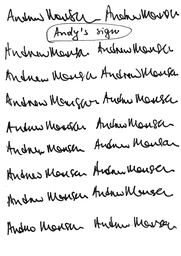
#> input picture SignatureRecognition/signatures/andysign.png, 181 x 256 px, shrunk from 895 x 1266 before the run
$ python signatures.py   (older library calls are emulated)
#> lines starting #> are read from the running program, lines starting #| are printed output that depends on the picture
import numpy as np
from scipy.misc import imread,imsave
import matplotlib.cm as cm
#%matplotlib inline
import matplotlib.pyplot as plt


plt.rcParams['axes.labelsize'] = 14

andysign = imread('./signatures/andysign.png',1)
#> andysign: shape (256, 181) float32; min 0, max 255, mean 231.3

(w,h) = andysign.shape
#> w = 256; h = 181


sobelx = np.array([[-1, 0, 1],
                   [-2, 0, 2],
                   [-1, 0, 1]])
sobely = np.array([[-1, -2, -1],
                   [0, 0, 0],
                   [1, 2, 1]])
convolutedx = np.empty_like(andysign)
convolutedy = np.empty_like(andysign)
convolutedhat = np.empty_like(andysign)
convoluted = np.empty_like(andysign)


#slow unoptimzed code
for x in range(1,w-1):
    for y in range(2,h-1):
        convolutedx[x,y] = sobelx[0,0]* andysign[x-1,y-1] + sobelx[0,1]* andysign[x-1,y] + sobelx[0,2]* andysign[x-1,y+1] + sobelx[1,0]* andysign[x,y-1] + sobelx[1,1]* andysign[x,y] + sobelx[1,2]* andysign[x,y+1] + sobelx[2,0]* andysign[x+1,y-1] + sobelx[2,1]* andysign[x+1,y]+ sobelx[2,2]* andysign[x+1,y+1]
        convolutedy[x,y] = sobely[0,0]* andysign[x-1,y-1] + sobely[0,1]* andysign[x-1,y] + sobely[0,2]* andysign[x-1,y+1] + sobely[1,0]* andysign[x,y-1] + sobely[1,1]* andysign[x,y] + sobely[1,2]* andysign[x,y+1] + sobely[2,0]* andysign[x+1,y-1] + sobely[2,1]* andysign[x+1,y]+ sobely[2,2]* andysign[x+1,y+1]


#fix the overflows
convolutedx[convolutedx>255]=255
#> convolutedx: shape (256, 181) float32; 0.01% of the values are NaN or infinite; the others: min -1.7e+38, max 255, mean -inf
convolutedx[convolutedx<0]=0
convolutedy[convolutedy>255]=255
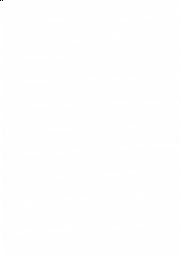
#> convolutedy: shape (256, 181) float32; min -9.58e+11, max 255, mean -41365808; drawn with min black and max white
convolutedy[convolutedy<0]=0

#combine
convolutedhat = convolutedx + convolutedy
convoluted = np.sqrt(np.power(convolutedx,2)+np.power(convolutedy,2))


#fix the overflows
convolutedhat[convolutedhat>255]=255
#> convolutedhat: shape (256, 181) float32; 0.01% of the values are NaN or infinite; the others: min 0, max 255, mean 53.89
convolutedhat[convolutedhat<0]=0

#fix the overflows
convoluted[convoluted>255]=255
#> convoluted: shape (256, 181) float32; 0.01% of the values are NaN or infinite; the others: min 0, max 255, mean 53.21
convoluted[convoluted<0]=0

#show the image
plt.subplot(131).set_axis_off()
plt.imshow(andysign, cmap=plt.cm.gray)
plt.title('Input image')

#show the result
plt.subplot(132).set_axis_off()
plt.imshow(convolutedhat, cmap=plt.cm.gray)
plt.title('using ehat')
plt.show()

plt.rcParams['axes.labelsize'] = 14

andyssign1 = imread('./signatures/andyssign1.png', 1)
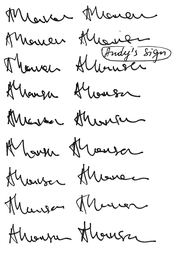
#> input picture SignatureRecognition/signatures/andyssign1.png, 181 x 256 px, shrunk from 895 x 1266 before the run
#> andyssign1: shape (256, 181) float32; min 0, max 255, mean 237.1


(w, h) = andyssign1.shape


sobelx = np.array([[-1, 0, 1],
                   [-2, 0, 2],
                   [-1, 0, 1]])
sobely = np.array([[-1, -2, -1],
                   [0, 0, 0],
                   [1, 2, 1]])
convolutedx = np.empty_like(andyssign1)
convolutedy = np.empty_like(andyssign1)
convolutedhat = np.empty_like(andyssign1)
convoluted = np.empty_like(andyssign1)


# slow unoptimzed code
for x in range(1, w - 1):
    for y in range(2, h - 1):

        convolutedx[x, y] = sobelx[0, 0] * andyssign1[x - 1, y - 1] + sobelx[0, 1] * andyssign1[x - 1, y] + sobelx[
            0, 2] * andyssign1[x - 1, y + 1] + sobelx[1, 0] * andyssign1[x, y - 1] + sobelx[1, 1] * andyssign1[x, y] + \
                            sobelx[1, 2] * andyssign1[x, y + 1] + sobelx[2, 0] * andyssign1[x + 1, y - 1] + sobelx[
                                2, 1] * andyssign1[x + 1, y] + sobelx[2, 2] * andyssign1[x + 1, y + 1]
        convolutedy[x, y] = sobely[0, 0] * andyssign1[x - 1, y - 1] + sobely[0, 1] * andyssign1[x - 1, y] + sobely[
            0, 2] * andyssign1[x - 1, y + 1] + sobely[1, 0] * andyssign1[x, y - 1] + sobely[1, 1] * andyssign1[x, y] + \
                            sobely[1, 2] * andyssign1[x, y + 1] + sobely[2, 0] * andyssign1[x + 1, y - 1] + sobely[
                                2, 1] * andyssign1[x + 1, y] + sobely[2, 2] * andyssign1[x + 1, y + 1]


# fix the overflows
convolutedx[convolutedx > 255] = 255
#> convolutedx: shape (256, 181) float32; 0% of the values are NaN or infinite; the others: min -1.72e+38, max 255, mean -inf
convolutedx[convolutedx < 0] = 0
convolutedy[convolutedy > 255] = 255
convolutedy[convolutedy < 0] = 0

# combine
convolutedhat = convolutedx + convolutedy
convoluted = np.sqrt(np.power(convolutedx, 2) + np.power(convolutedy, 2))

# fix the overflows
convolutedhat[convolutedhat > 255] = 255
#> convolutedhat: shape (256, 181) float32; 0.01% of the values are NaN or infinite; the others: min 0, max 255, mean 43.62
convolutedhat[convolutedhat < 0] = 0

# fix the overflows
convoluted[convoluted > 255] = 255
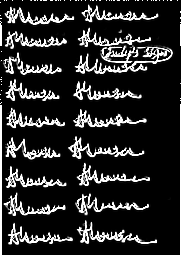
#> convoluted: shape (256, 181) float32; 0.01% of the values are NaN or infinite; the others: min 0, max 255, mean 43.05; drawn with min black, max white, NaN and infinite black
convoluted[convoluted < 0] = 0

# show the image
plt.subplot(131).set_axis_off()
plt.imshow(andysign, cmap=plt.cm.gray)
plt.title('Input image')

# show the result
plt.subplot(132).set_axis_off()
plt.imshow(convolutedhat, cmap=plt.cm.gray)
plt.title('using ehat')
plt.show()


plt.rcParams['axes.labelsize'] = 14
asign = imread('./signatures/asign.png', 1)
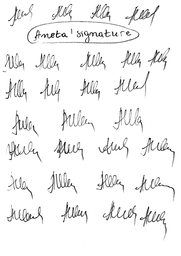
#> input picture SignatureRecognition/signatures/asign.png, 181 x 256 px, shrunk from 895 x 1266 before the run
#> asign: shape (256, 181) float32; min 8, max 255, mean 242.7

(w, h) = asign.shape

sobelx = np.array([[-1, 0, 1],
                   [-2, 0, 2],
                   [-1, 0, 1]])
sobely = np.array([[-1, -2, -1],
                   [0, 0, 0],
                   [1, 2, 1]])
convolutedx = np.empty_like(asign)
convolutedy = np.empty_like(asign)
convolutedhat = np.empty_like(asign)
convoluted = np.empty_like(asign)


# slow unoptimzed code
for x in range(1, w - 1):
    for y in range(2, h - 1):

        convolutedx[x, y] = sobelx[0, 0] * asign[x - 1, y - 1] + sobelx[0, 1] * asign[x - 1, y] + sobelx[
            0, 2] * asign[x - 1, y + 1] + sobelx[1, 0] * asign[x, y - 1] + sobelx[1, 1] * asign[x, y] + \
                            sobelx[1, 2] * asign[x, y + 1] + sobelx[2, 0] * asign[x + 1, y - 1] + sobelx[
                                2, 1] * asign[x + 1, y] + sobelx[2, 2] * asign[x + 1, y + 1]
        convolutedy[x, y] = sobely[0, 0] * asign[x - 1, y - 1] + sobely[0, 1] * asign[x - 1, y] + sobely[
            0, 2] * asign[x - 1, y + 1] + sobely[1, 0] * asign[x, y - 1] + sobely[1, 1] * asign[x, y] + \
                            sobely[1, 2] * asign[x, y + 1] + sobely[2, 0] * asign[x + 1, y - 1] + sobely[
                                2, 1] * asign[x + 1, y] + sobely[2, 2] * asign[x + 1, y + 1]
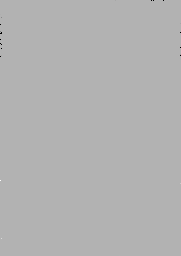
#> convolutedx: shape (256, 181) float32; 0.02% of the values are NaN or infinite; the others: min -1.71e+38, max 7.38e+37, mean -inf; drawn with min black, max white, NaN and infinite black

# fix the overflows
convolutedx[convolutedx > 255] = 255
convolutedx[convolutedx < 0] = 0
convolutedy[convolutedy > 255] = 255
convolutedy[convolutedy < 0] = 0

# combine
convolutedhat = convolutedx + convolutedy
convoluted = np.sqrt(np.power(convolutedx, 2) + np.power(convolutedy, 2))

# fix the overflows
convolutedhat[convolutedhat > 255] = 255
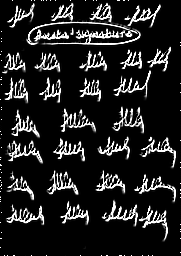
#> convolutedhat: shape (256, 181) float32; 0.03% of the values are NaN or infinite; the others: min 0, max 255, mean 34.01; drawn with min black, max white, NaN and infinite black
convolutedhat[convolutedhat < 0] = 0

# fix the overflows
convoluted[convoluted > 255] = 255
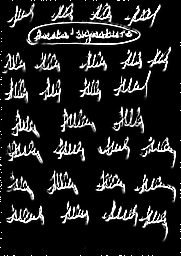
#> convoluted: shape (256, 181) float32; 0.03% of the values are NaN or infinite; the others: min 0, max 255, mean 32.85; drawn with min black, max white, NaN and infinite black
convoluted[convoluted < 0] = 0

# show the image
plt.subplot(131).set_axis_off()
plt.imshow(andysign, cmap=plt.cm.gray)
plt.title('Input image')

# show the result
plt.subplot(132).set_axis_off()
plt.imshow(convolutedhat, cmap=plt.cm.gray)
plt.title('using ehat')
plt.show()
